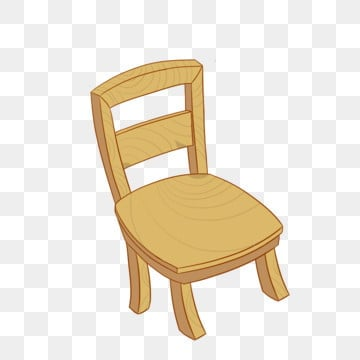
#> input picture kursi.jpg, 360 x 360 px
$ jupyter execute Wildan_Shape.ipynb   (older library calls are emulated)
#> lines starting #> are read from the running program, lines starting #| are printed output that depends on the picture
<a href="https://colab.research.google.com/github/wildanardani/ShapeWildan/blob/main/Wildan_Shape.ipynb" target="_parent"></a>

from skimage.io import imread: Baris ini mengimport fungsi imread dari library skimage.io. Fungsi imread digunakan untuk membaca gambar dari file.

from skimage.transform import resize: Baris ini mengimport fungsi resize dari library skimage.transform. Fungsi resize digunakan untuk mengubah ukuran (rescale) gambar.

from skimage.feature import hog: Baris ini mengimport fungsi hog dari library skimage.feature. Fungsi hog (Histogram of Oriented Gradients) digunakan untuk mengekstrak fitur dari gambar dengan tujuan untuk digunakan dalam proses deteksi objek.

from skimage import exposure: Baris ini mengimport sub-module exposure dari library skimage. Sub-module exposure digunakan untuk mengontrol dan meningkatkan kontras gambar.

import matplotlib.pyplot as plt: Baris ini mengimport sub-module pyplot dari library matplotlib dan memberi alias sebagai plt. pyplot digunakan untuk membuat plot dan visualisasi data.

img = imread('kursi.jpg'): Baris ini membaca gambar "kursi.jpg" menggunakan fungsi imread dan menyimpannya dalam variabel img.

plt.axis("off"): Baris ini mengatur agar sumbu pada plot gambar tidak ditampilkan (off), sehingga tidak ada tampilan sumbu x dan y pada gambar saat ditampilkan nanti.

plt.imshow(img): Baris ini menampilkan gambar yang sudah dibaca dan disimpan dalam variabel img menggunakan fungsi imshow dari matplotlib.pyplot.

print(img.shape): Baris ini mencetak bentuk (shape) dari gambar yang sudah dibaca. Shape ini akan menampilkan informasi tentang dimensi gambar, yaitu (tinggi, lebar, jumlah saluran warna).

[cell 1]
#IMPORT LIBRARY YANG DIBUTUHKAN
from skimage.io import imread
from skimage.transform import resize
from skimage.feature import hog
from skimage import exposure
import matplotlib.pyplot as plt

# MEMBACA GAMBAR
img = imread('kursi.jpg')
#> img is the input picture: shape (360, 360, 3); mean R, G, B 238.5, 230.4, 216.3
plt.axis("off")
plt.imshow(img)
print(img.shape)
#| (360, 360, 3)

resized_img = resize(img, (64*4, 128*4)): Pada baris ini, fungsi resize digunakan untuk merubah ukuran gambar (img) menjadi 4 kali lipat dari ukuran aslinya. Ukuran yang baru adalah (644, 1284), yang berarti lebar gambar akan menjadi 256 piksel (64 * 4) dan tinggi gambar akan menjadi 512 piksel (128 * 4). Proses resizing ini akan mengubah tampilan gambar menjadi lebih besar atau lebih kecil sesuai dengan ukuran yang diinginkan.

plt.axis("off"): Baris ini mengatur untuk tidak menampilkan sumbu koordinat pada plot gambar. Hal ini sering digunakan untuk menyembunyikan sumbu ketika hanya ingin menampilkan gambar tanpa adanya tanda-tanda sumbu.

plt.imshow(resized_img): Pada baris ini, fungsi imshow dari matplotlib.pyplot digunakan untuk menampilkan gambar yang telah diubah ukurannya (resized_img) ke dalam plot.

print(resized_img.shape): Baris ini mencetak bentuk (shape) dari gambar yang telah diubah ukurannya. Dalam konteks ini, resized_img.shape akan mencetak tuple yang berisi (tinggi, lebar, dan jumlah saluran warna). Misalnya, jika gambar berwarna, bentuknya mungkin menjadi (512, 256, 3), yang berarti gambar memiliki tinggi 512 piksel, lebar 256 piksel, dan terdiri dari 3 saluran warna (misalnya merah, hijau, biru).

[cell 2]
# MERUBAH UKURAN GAMBAR
resized_img = resize(img, (64*4, 128*4))
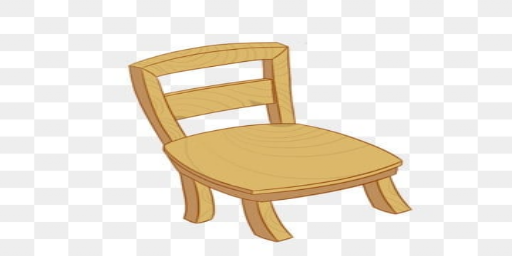
#> resized_img: shape (256, 512, 3) float64; mean R, G, B 0.935, 0.903, 0.848
plt.axis("off")
plt.imshow(resized_img)
print(resized_img.shape)
#| (256, 512, 3)

fd, hog_image = hog(resized_img, orientations=9, pixels_per_cell=(8, 8), cells_per_block=(2, 2), visualize=True, multichannel=True): Pada baris ini, kita menggunakan fungsi hog dari library skimage.feature untuk menghitung Histogram of Oriented Gradients pada gambar resized_img.

resized_img: Gambar yang akan dihitung HOG-nya.
orientations=9: Jumlah bin dalam histogram orientasi. Nilai ini menentukan berapa banyak arah sudut yang akan dihitung di setiap sel (cell) gambar.
pixels_per_cell=(8, 8): Ukuran sel dalam piksel. Ini menentukan berapa banyak piksel yang akan digunakan dalam setiap sel saat menghitung HOG.
cells_per_block=(2, 2): Jumlah sel dalam satu blok. HOG menggabungkan beberapa sel ke dalam blok dan melakukan normalisasi pada setiap blok untuk meningkatkan kestabilan.
visualize=True: Jika bernilai True, fungsi hog akan mengembalikan gambar visualisasi dari HOG yang telah dihitung, yang disimpan dalam variabel hog_image.
multichannel=True: Parameter ini mengindikasikan bahwa gambar yang diberikan memiliki lebih dari satu saluran warna (misalnya, gambar berwarna). Sebagai contoh, gambar RGB memiliki tiga saluran warna (merah, hijau, biru).
plt.axis("off"): Baris ini mengatur untuk tidak menampilkan sumbu koordinat pada plot gambar, mirip seperti penjelasan sebelumnya.

plt.imshow(hog_image, cmap="gray"): Pada baris ini, fungsi imshow dari matplotlib.pyplot digunakan untuk menampilkan gambar visualisasi hasil HOG (hog_image) dalam plot. cmap="gray" menentukan bahwa plot akan ditampilkan dalam skala abu-abu (grayscale) untuk gambar HOG.

[cell 3]
fd, hog_image = hog(resized_img, orientations=9, pixels_per_cell=(8, 8),
                    cells_per_block=(2, 2), visualize=True, multichannel=True)
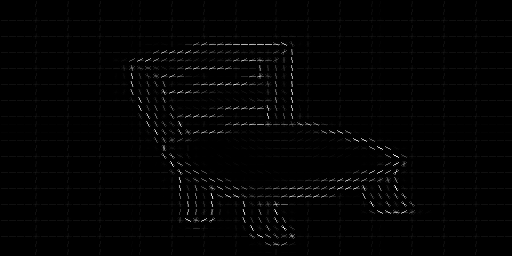
#> hog_image: shape (256, 512) float64; min 0, max 0.252, mean 0.00324; drawn with min black and max white
plt.axis("off")
plt.imshow(hog_image, cmap="gray")
